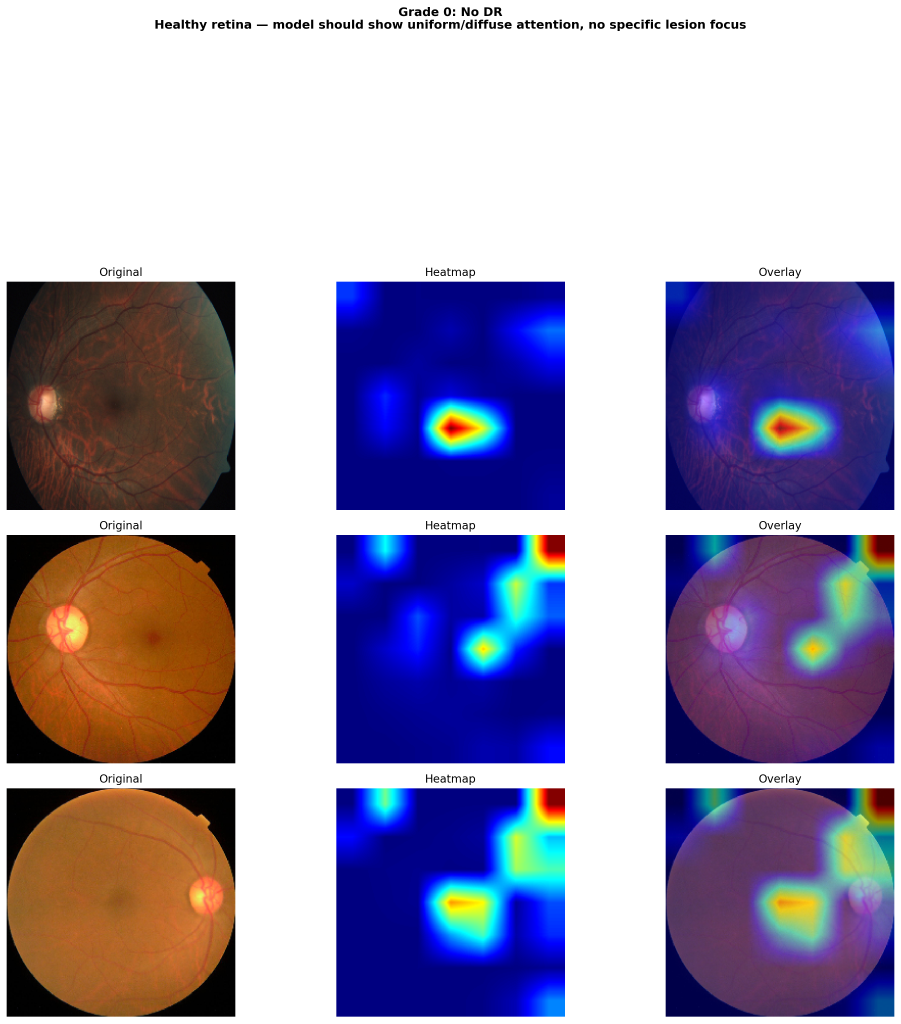
#> input picture saved/exp2_resnet50/gradcam/gradcam_grade_0_detail.png, 2702 x 3070 px (shown at 1/3 size)
$ python -i preprocess_v3_1.py   (imports and definitions only)
#> lines starting #> are read from the running program, lines starting #| are printed output that depends on the picture; after the words box and inside, x2 and y2 are one past the last pixel; in counts of white or black regions, pixels touching at a corner belong together
"""
preprocess_v3.py — APTOS 2019 Blindness Detection preprocessing pipeline
=========================================================================

Research-backed pipeline. Replaces v2 which had several bugs (wrong Ben
Graham formula, color-destroying z-score normalization, no fundus crop,
HSV-CLAHE instead of the literature-standard LAB-CLAHE, 224x224 too small
to preserve microaneurysms).

Pipeline order (each step is documented with its source):

    raw RGB image
        │
        ▼
    1. crop_fundus()        — remove black border around the retina
        │                     (Biomedical & Pharmacology J., 2017;
        │                      every APTOS paper does this first)
        ▼
    2. resize INTER_LANCZOS4 — preserves small lesion detail better
        │                      than INTER_LINEAR (V5.2 working code)
        ▼
    3. ben_graham()         — Graham, Kaggle DR 2015 winner.
        │                     `cv2.addWeighted(img,4,blur,-4,128)`
        │                     Subtracts local mean colour, maps to mid grey.
        │                     Macsik et al. (IET Image Proc., 2024);
        │                     DR-NASNet (MDPI Diagnostics, 2023).
        ▼
    4. clahe_lab()          — CLAHE on L channel of CIELAB.
        │                     Preserves colour, normalises perceived
        │                     contrast. Macsik et al. 2024;
        │                     filipmu Kaggle reference impl.
        ▼
    5. apply_circle_mask()  — zero out corners outside the FOV so the
                              network never sees border artefacts.

This is the same pipeline as your friend's V5.2 (which reached raw QWK
0.85). The augmentation block is also taken from V5.2 with the broken
albumentations 2.x calls fixed.

Inputs / outputs
----------------
    data/raw/train_images/*.png      (original APTOS files)
    data/raw/train.csv               (id_code, diagnosis)

    data/processed/train_images/*.png   (preprocessed, on disk)
    data/processed/train_balanced.csv   (oversampled label list)

Usage
-----
    from preprocess_v3 import (
        preprocess_and_cache,
        create_balanced_train_dataframe,
        get_train_augmentation_mild,
        get_train_augmentation_strong,
        get_val_augmentation,
        verify_preprocessing,
        verify_augmentation,
    )

    # one-time: preprocess the whole train set to data/processed/
    preprocess_and_cache(
        raw_dir='data/raw/train_images',
        cache_dir='data/processed/train_images',
        df=pd.read_csv('data/raw/train.csv'),
        method='hybrid',
        image_size=512,
    )

    # build a balanced label CSV for the sampler
    bal_df = create_balanced_train_dataframe(
        train_df=pd.read_csv('data/raw/train.csv'),
        strategy='oversample',
        target_per_class=1000,
    )
    bal_df.to_csv('data/processed/train_balanced.csv', index=False)

    # in your Dataset.__getitem__, load from data/processed/ and apply:
    #   img = get_train_augmentation_strong()(image=img)['image']
"""

from __future__ import annotations

import os
import cv2
import numpy as np
import pandas as pd
import albumentations as A
from albumentations.pytorch import ToTensorV2
from pathlib import Path
from typing import Optional


# ============================================================================
#  DEFAULT PATHS — edit if your layout differs
# ============================================================================

DEFAULT_RAW_DIR        = 'data/raw/train_images'
DEFAULT_RAW_CSV        = 'data/raw/train.csv'
DEFAULT_PROCESSED_DIR  = 'data/processed/train_images'
DEFAULT_BALANCED_CSV   = 'data/processed/train_balanced.csv'

DEFAULT_IMAGE_SIZE     = 512    # 512 strongly recommended for grading.
                                # Use 384 if VRAM-limited, never below 256.

# ImageNet stats for transfer-learning normalisation (ResNet/EffNet/ViT)
IMAGENET_MEAN = [0.485, 0.456, 0.406]
IMAGENET_STD  = [0.229, 0.224, 0.225]


# ============================================================================
#  CORE PREPROCESSING FUNCTIONS
#  Each is small and unit-testable on its own.
# ============================================================================

def crop_fundus(img: np.ndarray, threshold: int = 7) -> np.ndarray:
    """
    Crop the black background around the circular retina.

    Uses the green channel (which has the strongest fundus signal — see
    Stage-Aware DR ordinal regression paper, arXiv 2511.14398, 2025) and
    finds the tight bounding box around pixels brighter than `threshold`.

    If the image is somehow all dark, returns it unchanged.
    """
    if img.ndim != 3:
        return img
    gray = img[:, :, 1]                       # green channel
    mask = gray > threshold
    rows = np.any(mask, axis=1)
    cols = np.any(mask, axis=0)
    if not rows.any() or not cols.any():
        return img
    r0, r1 = np.where(rows)[0][[0, -1]]
    c0, c1 = np.where(cols)[0][[0, -1]]
    return img[r0:r1 + 1, c0:c1 + 1]


def make_circle_mask(h: int, w: int) -> np.ndarray:
    """Boolean mask True inside the inscribed circle (the camera FOV)."""
    cy, cx = h / 2.0, w / 2.0
    r = min(cy, cx) - 1
    Y, X = np.ogrid[:h, :w]
    return (X - cx) ** 2 + (Y - cy) ** 2 <= r ** 2


def apply_circle_mask(img: np.ndarray, fill: int = 0) -> np.ndarray:
    """Zero out pixels outside the circular FOV. Removes corner artefacts."""
    h, w = img.shape[:2]
    out = img.copy()
    out[~make_circle_mask(h, w)] = fill
    return out


def ben_graham(img: np.ndarray, sigmaX: int = 10) -> np.ndarray:
    """
    Ben Graham's contrast enhancement (Kaggle DR 2015 competition winner).

    `enhanced = 4*img - 4*Gaussian(img, sigma) + 128`

    This subtracts the local mean colour and re-centres at mid grey,
    which standardises lighting across cameras and amplifies fine-grained
    lesions (microaneurysms, hard exudates).

    Reference implementation: every paper in the lit review uses this exact
    formula — see DR-NASNet (Diagnostics 2023), Macsik et al. (IET Image
    Processing 2024), Sensors 2023 (PMC10301863).
    """
    blurred = cv2.GaussianBlur(img, (0, 0), sigmaX)
    return cv2.addWeighted(img, 4, blurred, -4, 128)


def clahe_lab(img: np.ndarray, clip_limit: float = 2.0,
              tile: int = 8) -> np.ndarray:
    """
    CLAHE on the L channel of CIELAB colour space.

    Why LAB and not HSV/RGB:
    - L is perceptual lightness (roughly luminance), so CLAHE on L behaves
      like CLAHE on a grayscale image while a/b channels keep colour intact.
    - CIELAB was designed so equal numerical changes ≈ equal perceived
      changes, making the contrast boost look natural rather than garish.
    - Per Macsik et al. (IET Image Processing, 2024), Lab-CLAHE was the
      single best-performing CLAHE variant on APTOS 2019 in their ensemble
      ablation.
    """
    lab = cv2.cvtColor(img, cv2.COLOR_RGB2LAB)
    l, a, b = cv2.split(lab)
    clahe = cv2.createCLAHE(clipLimit=clip_limit, tileGridSize=(tile, tile))
    l = clahe.apply(l)
    return cv2.cvtColor(cv2.merge([l, a, b]), cv2.COLOR_LAB2RGB)


def preprocess_full(img_bgr: np.ndarray, size: int = DEFAULT_IMAGE_SIZE,
                    sigmaX: int = 10, clahe_clip: float = 2.0) -> np.ndarray:
    """
    The full pipeline:  crop → resize → Ben Graham → LAB-CLAHE → circle mask.
    Returns RGB uint8 in (size, size, 3).
    """
    img = cv2.cvtColor(img_bgr, cv2.COLOR_BGR2RGB)
    img = crop_fundus(img)
    img = cv2.resize(img, (size, size), interpolation=cv2.INTER_LANCZOS4)
    img = ben_graham(img, sigmaX=sigmaX)
    img = np.clip(img, 0, 255).astype(np.uint8)
    img = clahe_lab(img, clip_limit=clahe_clip)
    img = apply_circle_mask(img)
    return img


# ============================================================================
#  PREPROCESSOR CLASSES — drop-in replacements for v2 classes
# ============================================================================

class BenGrahamPreprocessor:
    """Crop + resize + correct Ben Graham + circle mask. No CLAHE."""

    def __init__(self, image_size: int = DEFAULT_IMAGE_SIZE, sigmaX: int = 10):
        self.image_size = image_size
        self.sigmaX = sigmaX

    # [11 lines left out: function process, not called in this run]


class CLAHEPreprocessor:
    """Crop + resize + LAB-CLAHE + circle mask. No Ben Graham."""

    # [16 lines left out: functions __init__, process, not called in this run]


class HybridPreprocessor:
    """
    RECOMMENDED. Crop + resize + Ben Graham + LAB-CLAHE + circle mask.

    This is the pipeline used in DR-NASNet (Diagnostics 2023) which reports
    that Ben Graham followed by CLAHE gives better classification than
    either alone, because Ben Graham normalises lighting first, then CLAHE
    refines local contrast on the already-balanced image.
    """

    # [14 lines left out: functions __init__, process, not called in this run]


# ============================================================================
#  AUGMENTATION PIPELINES
#  Two strengths (mild for healthy classes, strong for minority/diseased).
#  All include Normalize + ToTensorV2 so the output is a model-ready tensor.
# ============================================================================

class CircleMaskTransform(A.ImageOnlyTransform):
    """Re-applies the circle mask after geometric transforms shift content."""

    def __init__(self, p: float = 1.0):
        super().__init__(p=p)

    def apply(self, img: np.ndarray, **params) -> np.ndarray:
        return apply_circle_mask(img)

    def get_transform_init_args_names(self):
        return ()


# [159 lines left out: functions _spatial_block, _normalize_block, get_train_augmentation_mild, get_train_augmentation_moderate, get_train_augmentation_strong, not called in this run]


def get_val_augmentation():
    """Validation/test transform: only normalise + tensor. NO randomness."""
    return A.Compose(_normalize_block())


# ============================================================================
#  PREPROCESS-AND-CACHE  (data/raw  →  data/processed)
# ============================================================================

# [272 lines left out: functions preprocess_and_cache, create_balanced_train_dataframe, verify_preprocessing, verify_augmentation, not called in this run]


# ============================================================================
#  CLI ENTRYPOINT
# ============================================================================

# [36 lines not run here, left out]

>>> import cv2
>>> picture = cv2.imread('saved/exp2_resnet50/gradcam/gradcam_grade_0_detail.png')
#> picture is the input picture: shape (3070, 2702, 3); mean B, G, R 177, 150.5, 157.3
>>> result = preprocess_full(picture)
#> in crop_fundus, `mask = gray > threshold`:
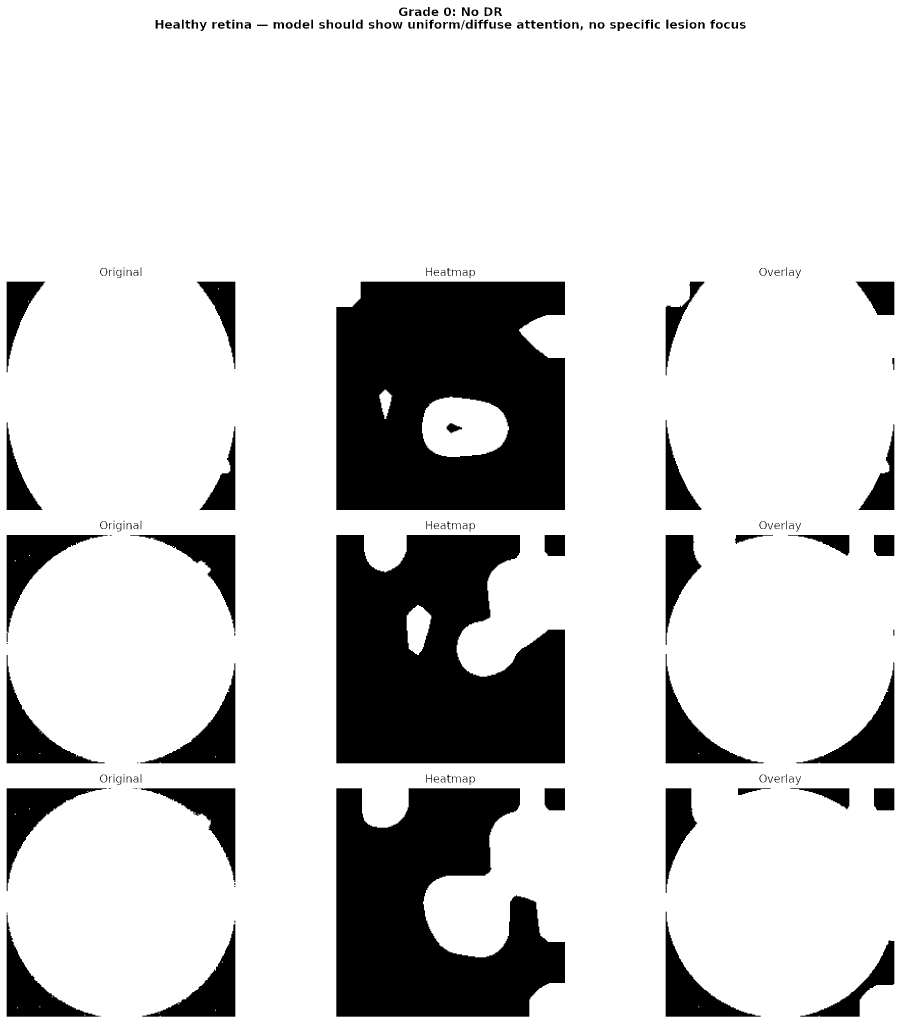
#> mask: shape (3070, 2702) bool (shown at 1/3 size); 81.4% white; 215 black regions (18 under 20 px), largest, box (x1, y1, x2, y2) and area: (1009, 845, 1695, 1530) 411658, (1009, 1605, 1695, 2290) 366748, (1009, 2365, 1695, 3050) 317741
#> in crop_fundus, `r0, r1 = np.where(rows)[0][[0, -1]]`: r0 = 0; r1 = 3069
#> in crop_fundus, `c0, c1 = np.where(cols)[0][[0, -1]]`: c0 = 0; c1 = 2701
#> in preprocess_full, `img = cv2.resize(img, (size, size), interpolation=cv2.INTER_LANCZOS4)`:
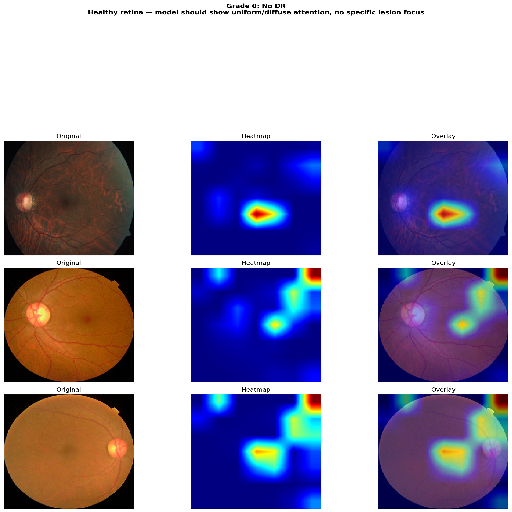
#> img: shape (512, 512, 3); mean R, G, B 157.2, 150.3, 176.9
#> in ben_graham, `blurred = cv2.GaussianBlur(img, (0, 0), sigmaX)`:
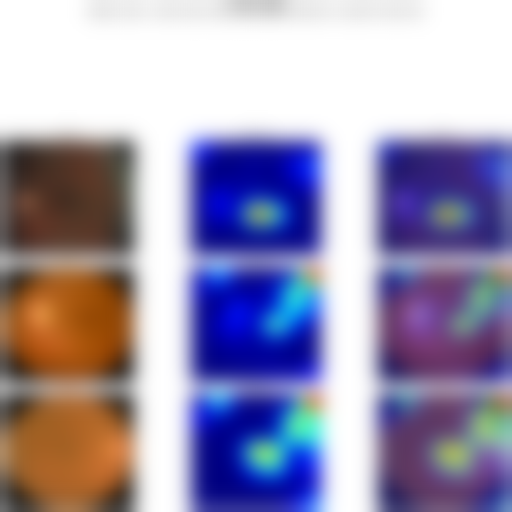
#> blurred: shape (512, 512, 3); mean R, G, B 156.8, 150, 176.6
#> in ben_graham, `return cv2.addWeighted(img, 4, blurred, -4, 128)`:
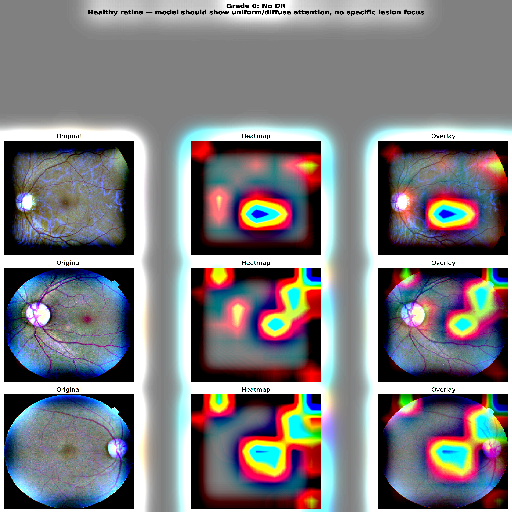
#> returned value: shape (512, 512, 3); mean of channels 0, 1, 2 128.6, 125.1, 126.8; drawn as B, G, R
#> in clahe_lab, `lab = cv2.cvtColor(img, cv2.COLOR_RGB2LAB)`: lab: shape (512, 512, 3); mean of channels 0, 1, 2 134.7, 132.3, 128.4
#> in clahe_lab, `l, a, b = cv2.split(lab)`:
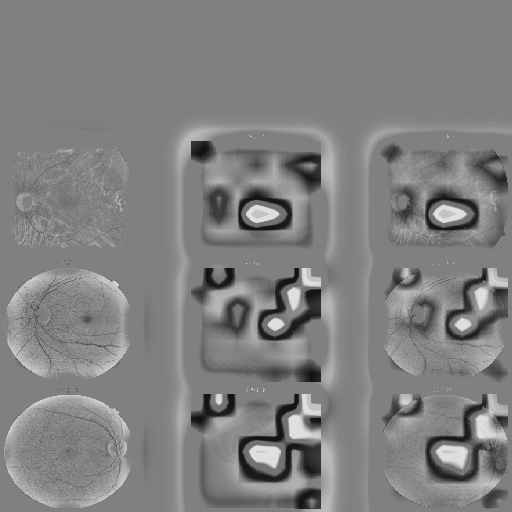
#> b: shape (512, 512); min 20, max 223, mean 128.4
#> in clahe_lab, `l = clahe.apply(l)`:
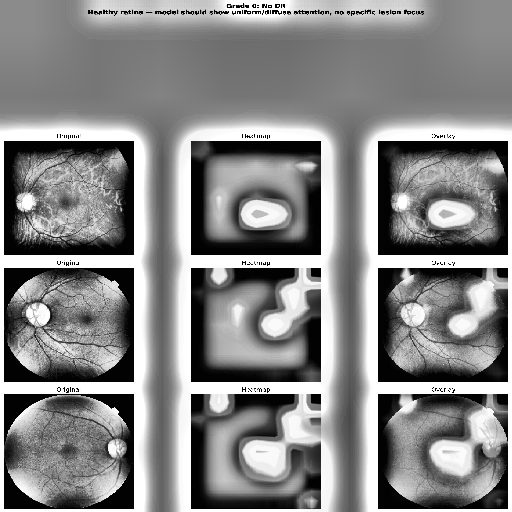
#> l: shape (512, 512); min 2, max 255, mean 134
#> in apply_circle_mask, `out[~make_circle_mask(h, w)] = fill`:
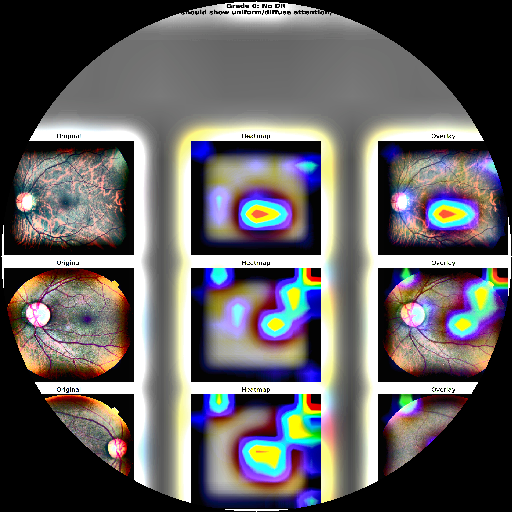
#> out: shape (512, 512, 3); mean R, G, B 99.6, 96.8, 97.9

$ run again, on saved/exp2_resnet50/gradcam/gradcam_grade_4_detail.png
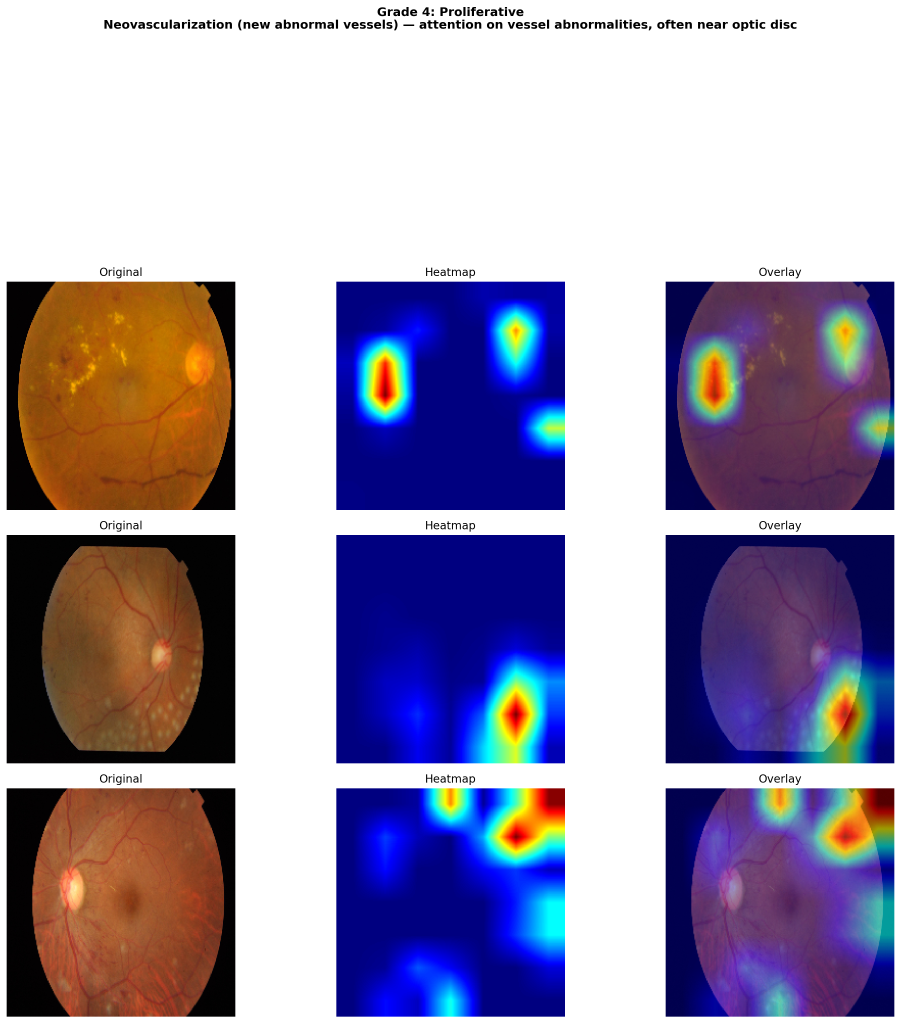
#> input picture saved/exp2_resnet50/gradcam/gradcam_grade_4_detail.png, 2702 x 3070 px (shown at 1/3 size)
#> picture is the input picture: shape (3070, 2702, 3); mean B, G, R 173.4, 148.9, 157.2
#> in crop_fundus, `mask = gray > threshold`:
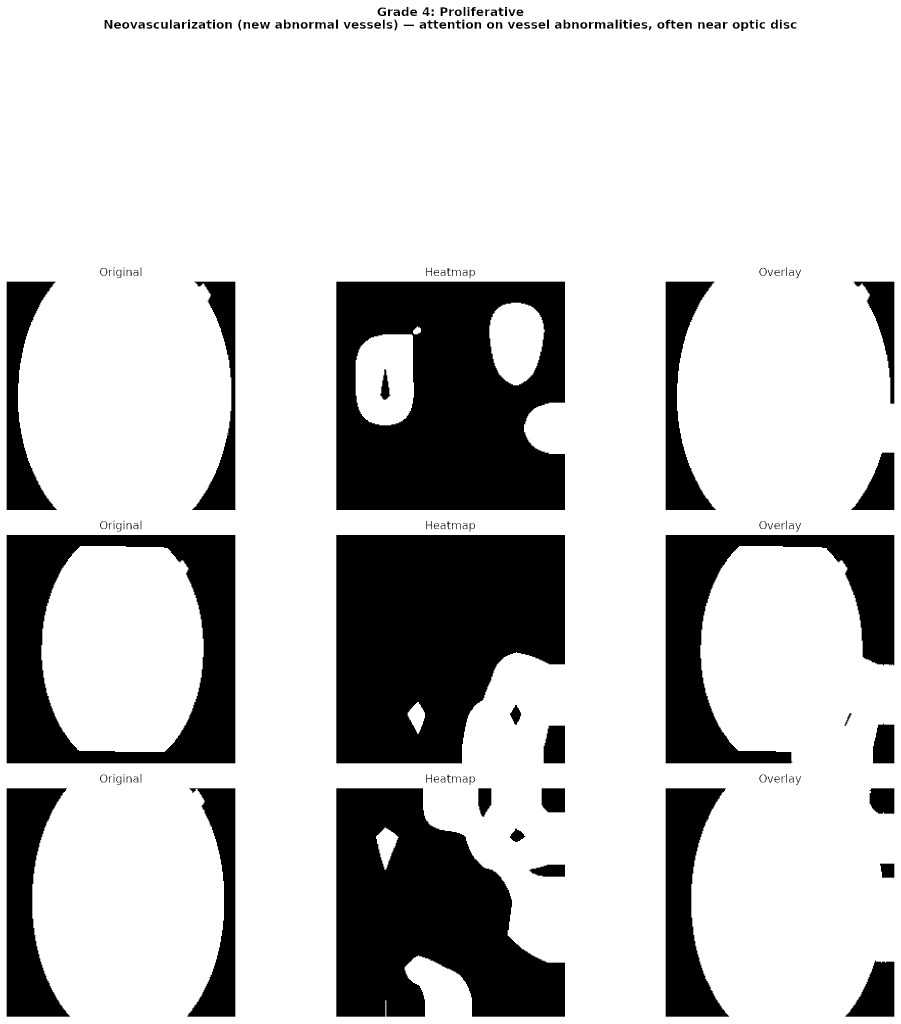
#> mask: shape (3070, 2702) bool (shown at 1/3 size); 77.4% white; 215 black regions (6 under 20 px), largest, box (x1, y1, x2, y2) and area: (1009, 1605, 1695, 2290) 383268, (1009, 845, 1695, 1530) 379266, (1009, 2365, 1695, 3050) 311234
#> r0 = 0; r1 = 3069
#> c0 = 0; c1 = 2701
#> lab: shape (512, 512, 3); mean of channels 0, 1, 2 136.4, 131.9, 128.6
#> in apply_circle_mask, `out[~make_circle_mask(h, w)] = fill`:
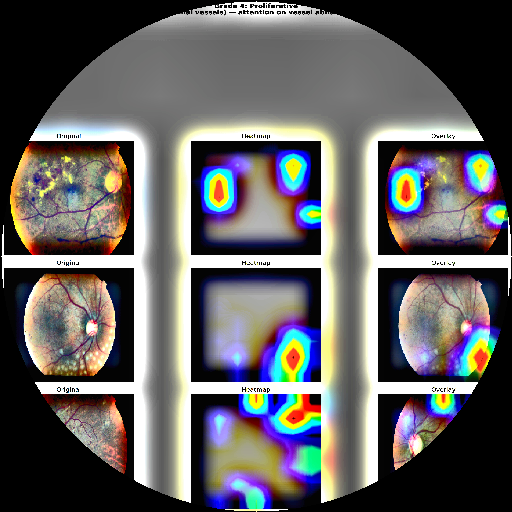
#> out: shape (512, 512, 3); mean R, G, B 99.3, 97.2, 97.5
